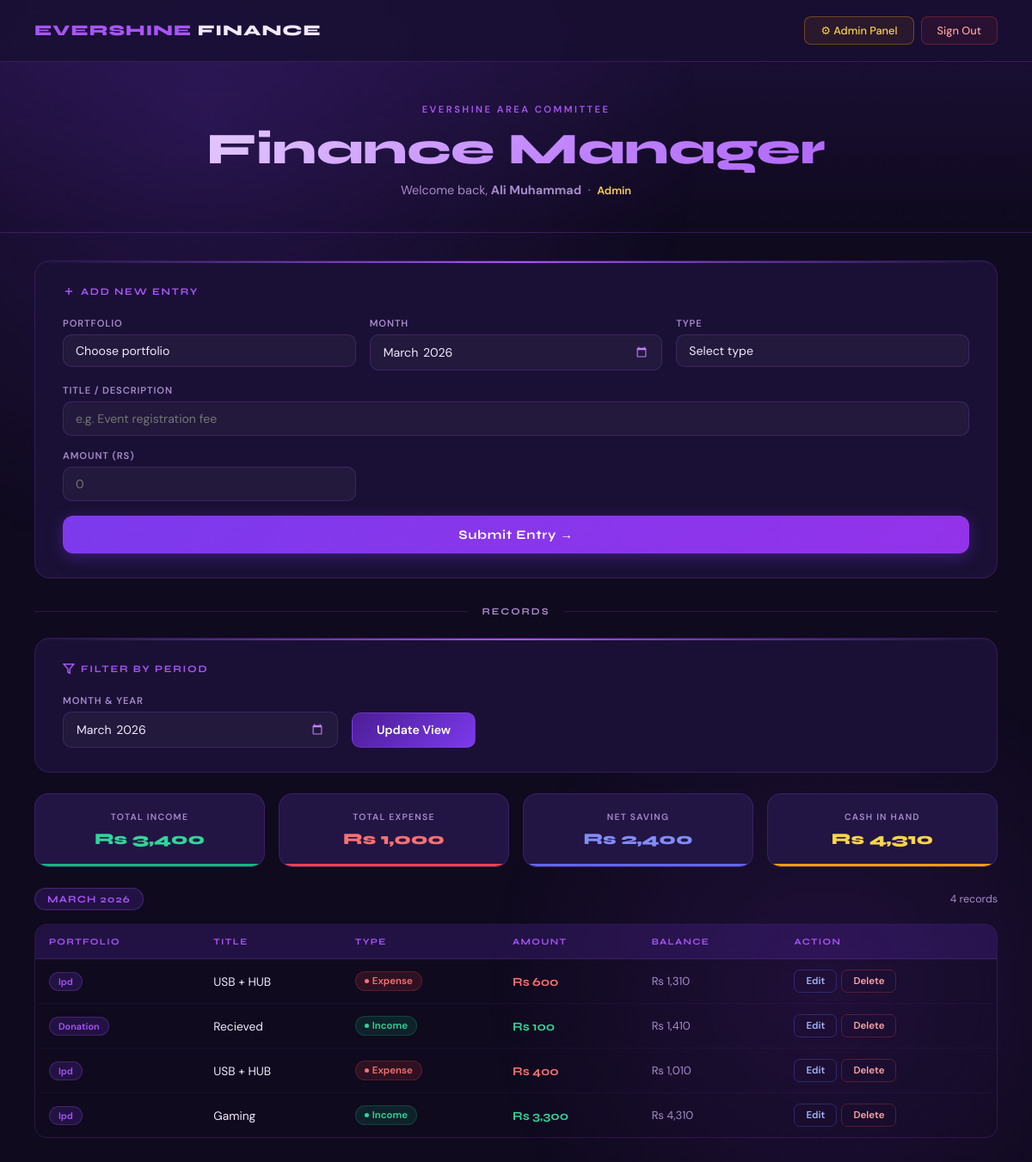
Page /main.php (signed in) on the committed database.
### tables this page shows
CREATE TABLE `income_expense_items` (
  `id` int(11) NOT NULL,
  `date_submitted` datetime NOT NULL DEFAULT current_timestamp(),
  `portfolio_name` varchar(200) DEFAULT NULL,
  `Month` varchar(200) NOT NULL,
  `year` int(11) NOT NULL,
  `Title` text NOT NULL,
  `expense_income` varchar(100) DEFAULT NULL,
  `cost_profit` int(11) DEFAULT NULL,
  `money_left` decimal(10,2) NOT NULL
);

### main.php (the view, shortened to what this page needs)
<?php
require_once 'connect.php';
$user    = strtolower(trim($_SESSION['username'] ?? ''));
$isAdmin = in_array($user, ['ali muhammad', 'moinuddin', 'haris asim']);
$portfolioMap = [
    'english language leap'                 => 'English Language Leap',
    'parwaaz'                               => 'Parwaaz',
    'institute of professional development' => 'Ipd',
    'quality schooling program'             => 'Quality Schooling Program',
    'career and scholarship program'        => 'Career and Scholarship',
    'stem and robotics'                     => 'Stem and Robotics',
];
$lockedPortfolio        = $portfolioMap[$user] ?? null;
$lockedPortfolioDisplay = $lockedPortfolio ?? ucwords($user);
$selectedDate = (isset($_GET['date']) && !empty($_GET['date'])) ? $_GET['date'] : date('Y-m');
list($year, $month_num) = explode('-', $selectedDate);
$month = date("F", mktime(0, 0, 0, (int)$month_num, 10));
if ($isAdmin) {
    $stmt = $db->prepare(
        'SELECT id, Month, Title, year, portfolio_name, expense_income, cost_profit, money_left
         FROM income_expense_items WHERE Month = ? AND year = ? ORDER BY id ASC'
    );
    $stmt->execute([$month, $year]);
}
$results      = $stmt->fetchAll(PDO::FETCH_ASSOC);
$totalIncome  = 0;
$totalExpense = 0;
foreach ($results as $row) {
    if ($row['expense_income'] === 'income')  $totalIncome  += $row['cost_profit'];
    if ($row['expense_income'] === 'expense') $totalExpense += $row['cost_profit'];
}
$balance    = $totalIncome - $totalExpense;
$cashInHand = !empty($results) ? end($results)['money_left'] : 0;
?>
<!DOCTYPE html>
<html lang="en">
<head>
</head>
<body>
    <div class="page-wrap">
        <div class="top-bar">
            <div class="brand">Evershine <span>Finance</span></div>
            <div class="top-actions">
                <?php if ($isAdmin): ?>
                    <a href="excel_present.php" class="btn-top admin">⚙ Admin Panel</a>
                <?php endif; ?>
                <a href="logout.php" class="btn-top logout">Sign Out</a>
            </div>
        </div>
        <div class="hero">
            <div class="hero-eyebrow">Evershine Area Committee</div>
            <h1>Finance Manager</h1>
            <p>Welcome back, <strong><?= htmlspecialchars(ucwords($_SESSION['username'])) ?></strong>
                <?php if ($isAdmin): ?>
                    &nbsp;·&nbsp; <span style="color:#fcd34d;font-size:0.8rem;font-weight:600;">Admin</span>
                <?php endif; ?>
            </p>
        </div>
        <div class="inner">
            <div class="card">
                <div class="card-title">
                    <svg width="14" height="14" viewBox="0 0 24 24" fill="none" stroke="currentColor" stroke-width="2.5">
                        <line x1="12" y1="5" x2="12" y2="19" />
                        <line x1="5" y1="12" x2="19" y2="12" />
                    </svg>
                    Add New Entry
                </div>
                <form action="request.php" method="POST">
                    <div class="form-grid">
                        <div class="field half">
                            <label>Portfolio</label>
                            <?php if ($isAdmin): ?>
                                <select name="portfolio_name" required>
                                    <option value="" disabled selected>Choose portfolio</option>
                                </select>
                            <?php else: ?>
                                <input type="text" value="<?= htmlspecialchars($lockedPortfolioDisplay) ?>" readonly>
                                <input type="hidden" name="portfolio_name" value="<?= htmlspecialchars($lockedPortfolioDisplay) ?>">
                            <?php endif; ?>
                        </div>
                        <div class="field half">
                            <label>Month</label>
                            <input type="month" name="month" value="<?= date('Y-m') ?>" required />
                        </div>
                        <div class="field half">
                            <label>Type</label>
                            <select name="sign" required>
                                <option value="" disabled selected>Select type</option>
                            </select>
                        </div>
                        <div class="field full">
                            <label>Title / Description</label>
                            <input type="text" name="title" placeholder="e.g. Event registration fee" required />
                        </div>
                        <div class="field half">
                            <label>Amount (Rs)</label>
                            <input type="number" name="cost" placeholder="0" min="0" required />
                        </div>
                    </div>
                    <button name="submitBtn" type="submit" class="btn-submit">Submit Entry →</button>
                </form>
            </div>
            <div class="section-divider"><span>Records</span></div>
            <div class="card">
                <div class="card-title">
                    <svg width="14" height="14" viewBox="0 0 24 24" fill="none" stroke="currentColor" stroke-width="2.5">
                        <polygon points="22 3 2 3 10 12.46 10 19 14 21 14 12.46 22 3" />
                    </svg>
                    Filter by Period
                </div>
                <form method="GET" class="filter-row">
                    <div class="field">
                        <label>Month &amp; Year</label>
                        <input type="month" name="date" value="<?= htmlspecialchars($selectedDate) ?>" required>
                    </div>
                    <button type="submit" class="btn-filter">Update View</button>
                </form>
            </div>
            <?php if (!empty($results)): ?>
                <?php if ($isAdmin): ?>
                    <div class="stats-grid">
                        <div class="stat-card income">
                            <div class="stat-label">Total Income</div>
                            <div class="stat-value">Rs <?= number_format($totalIncome) ?></div>
                        </div>
                        <div class="stat-card expense">
                            <div class="stat-label">Total Expense</div>
                            <div class="stat-value">Rs <?= number_format($totalExpense) ?></div>
                        </div>
                        <div class="stat-card net">
                            <div class="stat-label">Net Saving</div>
                            <div class="stat-value"><?= $balance < 0 ? '-' : '' ?>Rs <?= number_format(abs($balance)) ?></div>
                        </div>
                        <div class="stat-card cash">
                            <div class="stat-label">Cash In Hand</div>
                            <div class="stat-value">Rs <?= number_format($cashInHand) ?></div>
                        </div>
                    </div>
                <?php endif; ?>
                <div class="table-header">
                    <span class="month-badge"><?= htmlspecialchars($month) ?> <?= htmlspecialchars($year) ?></span>
                    <span class="record-count"><?= count($results) ?> record<?= count($results) !== 1 ? 's' : '' ?></span>
                </div>
                <div class="table-wrap">
                    <table>
                        <thead>
                            <tr>
                                <?php if ($isAdmin): ?><th>Portfolio</th><?php endif; ?>
                                <th>Title</th>
                                <th>Type</th>
                                <th>Amount</th>
                                <?php if ($isAdmin): ?><th>Balance</th><?php endif; ?>
                                <th>Action</th>
                            </tr>
                        </thead>
                        <tbody>
                            <?php foreach ($results as $data): ?>
                                <tr>
                                    <?php if ($isAdmin): ?>
                                        <td><span class="portfolio-pill"><?= htmlspecialchars($data['portfolio_name']) ?></span></td>
                                    <?php endif; ?>
                                    <td><?= htmlspecialchars($data['Title']) ?></td>
                                    <td><span class="badge <?= $data['expense_income'] ?>"><?= ucfirst($data['expense_income']) ?></span></td>
                                    <td><span class="amount <?= $data['expense_income'] ?>">Rs <?= number_format($data['cost_profit']) ?></span></td>
                                    <?php if ($isAdmin): ?>
                                        <td style="color:var(--muted);font-size:0.82rem;">Rs <?= number_format($data['money_left']) ?></td>
                                    <?php endif; ?>
                                    <td>
                                        <div class="action-cell">
                                            <a href="data_edit.php?id=<?= $data['id'] ?>" class="btn-edit">Edit</a>
                                            <a href="delete.php?id=<?= $data['id'] ?>" class="btn-delete"
                                                onclick="return confirm('Delete this entry? All balances after it will be recalculated.')">Delete</a>
                                        </div>
                                    </td>
                                </tr>
                            <?php endforeach; ?>
                        </tbody>
                    </table>
                </div>
            <?php endif; ?>
        </div>
    </div>
</body>
</html>

### rows in the picture
income_expense_items: money_left "4,310", portfolio_name "Ipd", Title "Gaming", expense_income "Income", cost_profit "3,300"
income_expense_items: portfolio_name "Ipd", Title "USB + HUB", expense_income "Expense", cost_profit "600", money_left "1,310"
income_expense_items: portfolio_name "Donation", Title "Recieved", expense_income "Income", cost_profit "100", money_left "1,410"
income_expense_items: portfolio_name "Ipd", Title "USB + HUB", expense_income "Expense", cost_profit "400", money_left "1,010"

### other values in the picture
$_SESSION['username'] "Ali Muhammad"
$totalIncome "3,400"
$totalExpense "1,000"
abs($balance) "2,400"
$month "MARCH"
$year "2026"
count($results) "4"
